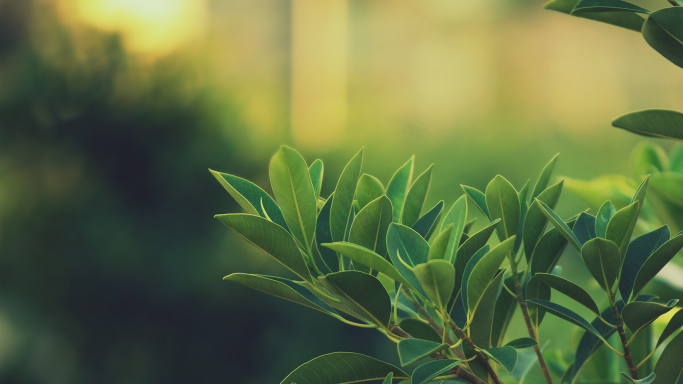
#> input picture python/pil/test.jpg, 1366 x 768 px (shown at 1/2 size)
$ python thumbnail.py   (Python 2 division)
#> lines starting #> are read from the running program, lines starting #| are printed output that depends on the picture
#coding=utf-8
from PIL import Image


if __name__ == "__main__" :
	# 打开一个jpg图像文件，注意路径要改成你自己的:
	im = Image.open('./test.jpg')
#> im is the input picture: PIL image 1366x768 RGB; mean R, G, B 96.2, 111.4, 66.2
	# 获得图像尺寸:
	width, height = im.size
#> width = 1366; height = 768
	print "the image size Width = %d, Height = %d" % (width, height)
#| the image size Width = 1366, Height = 768

	# 缩放到50%:
	im.thumbnail((width//2, height//2))
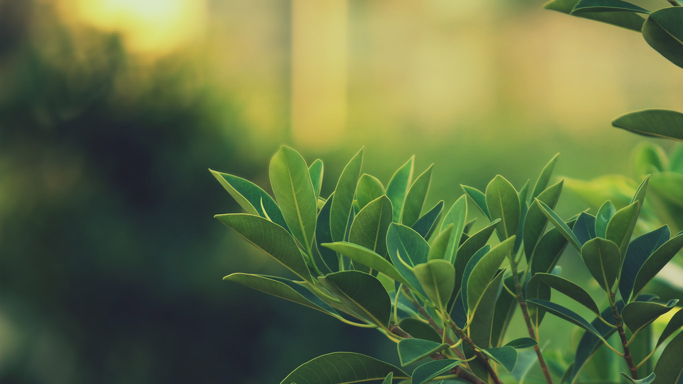
#> im: PIL image 683x384 RGB; mean R, G, B 96.2, 111.4, 66.2
	print "resize Width = %d, Height = %d" % (im.size)
#| resize Width = 683, Height = 384
	# 把缩放后的图像用jpeg格式保存:
	im.save('./thumbnail.jpg', 'jpeg')
